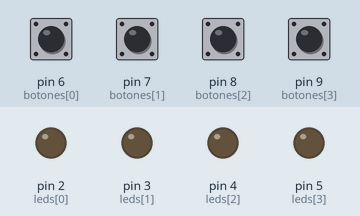
This sketch was run on a simulated Arduino Uno, built with avr-gcc and run on an emulated ATmega328P. Shown: output pins drawn as LEDs (lit = HIGH). Dashed ring = blinking. Inputs (shaded band) come from the test bench; at power-on: pin 6 (botones[0]), pin 7 (botones[1]), pin 8 (botones[2]), pin 9 (botones[3]) HIGH. Random numbers use the default seed unless the sketch sets one; what the sketch prints to the serial monitor is not drawn.

Above: at 2.2 s.
2.3 s: pin 7 (botones[1]) pulled LOW for 0.15 s
At 4.2 s:
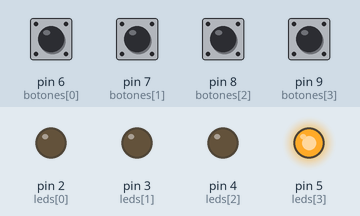
5.4 s: pin 9 (botones[3]) pulled LOW for 0.15 s
At 7.9 s:
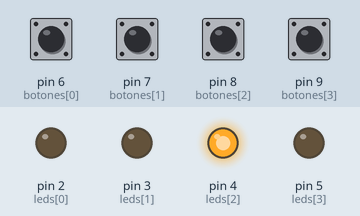
8.5 s: pin 9 (botones[3]) pulled LOW for 1 s
At 8.65 s:
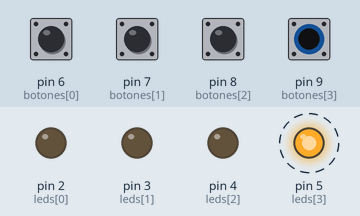
12.5 s: pin 6 (botones[0]) pulled LOW for 0.15 s
At 14.4 s:
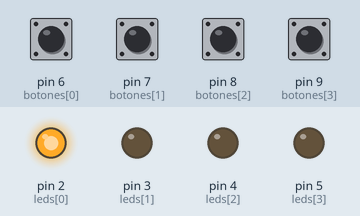
Timing chart, 0 to 16.0 s (numbered marks = the images above; inputs shaded):
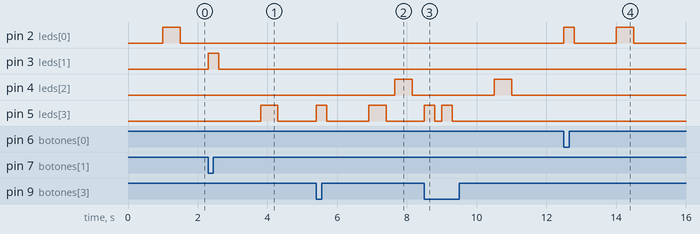

The sketch:

JuegoSimon.ino
```cpp
#define NUM_LEDS 4
#define MAX_SECUENCIA 50

int leds[NUM_LEDS] = {2, 3, 4, 5};
int botones[NUM_LEDS] = {6, 7, 8, 9};

int secuencia[MAX_SECUENCIA];
int nivel = 0;

void setup() {
  Serial.begin(9600);

  for (int i = 0; i < NUM_LEDS; i++) {
    pinMode(leds[i], OUTPUT);
    pinMode(botones[i], INPUT_PULLUP);
  }

  randomSeed(analogRead(A0));
  nivel = 1;
  secuencia[0] = random(NUM_LEDS);
  delay(1000);
}

void loop() {

  for (int i = 0; i < nivel; i++) {
    digitalWrite(leds[secuencia[i]], HIGH);
    delay(500);
    digitalWrite(leds[secuencia[i]], LOW);
    delay(250);
  }


  for (int i = 0; i < nivel; i++) {
    int botonPresionado = -1;
    while (botonPresionado == -1) {
      for (int j = 0; j < NUM_LEDS; j++) {
        if (digitalRead(botones[j]) == LOW) {
          botonPresionado = j;
          digitalWrite(leds[j], HIGH);
          delay(300);
          digitalWrite(leds[j], LOW);
          delay(200);
        }
      }
    }

    if (botonPresionado != secuencia[i]) {
      Serial.println("❌ Fallaste. Reiniciando...");
      nivel = 1;
      secuencia[0] = random(NUM_LEDS);
      delay(1000);
      return; // Salir del loop y reiniciar
    }
  }


  nivel++;
  if (nivel >= MAX_SECUENCIA) {
    Serial.println("🎉 ¡Ganaste el juego completo!");
    nivel = 1;
  }
  secuencia[nivel - 1] = random(NUM_LEDS);
  delay(1000);
}
```

Measured:
- after the input at 2.3 s, pin 3 (leds[1]): LOW → HIGH at once, → LOW 0.30 s later; pin 5 (leds[3]): LOW → HIGH after 1.5 s, → LOW 0.50 s later
- after the input at 5.4 s, pin 4 (leds[2]): LOW → HIGH after 2.3 s, → LOW 0.50 s later; pin 5 (leds[3]): LOW → HIGH at once, → LOW 0.30 s later, → HIGH 1.2 s later, → LOW 0.50 s later
- after the input at 8.5 s, pin 4 (leds[2]): LOW → HIGH after 2.0 s, → LOW 0.50 s later; pin 5 (leds[3]): alternates HIGH for 0.30 s and LOW for 0.20 s, 4 changes in all, then stays LOW, starting at once
- after the input at 12.5 s, pin 2 (leds[0]): LOW → HIGH at once, → LOW 0.30 s later, → HIGH 1.2 s later, → LOW 0.50 s later
